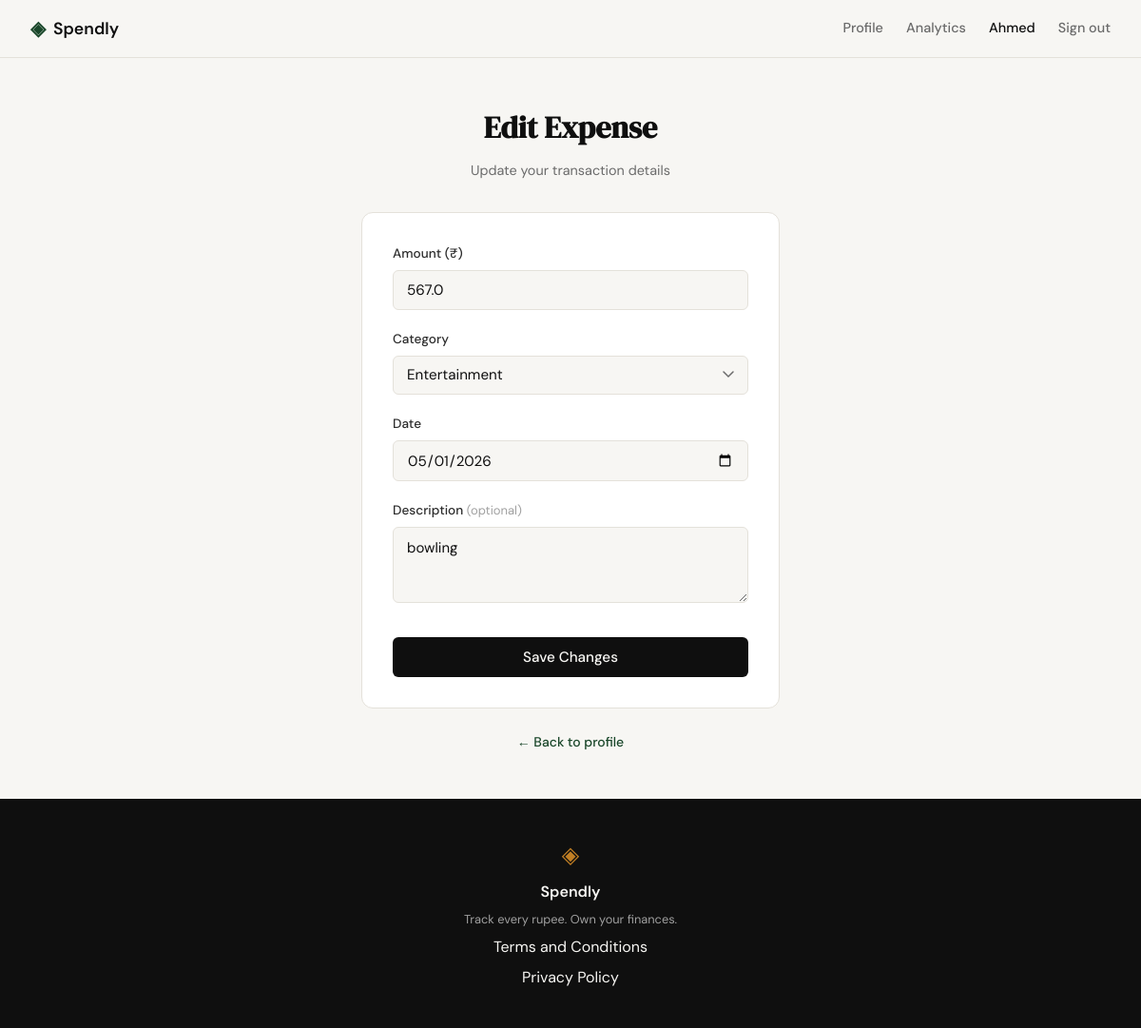
Before: /expenses/48/edit (signed in) with the older database file.
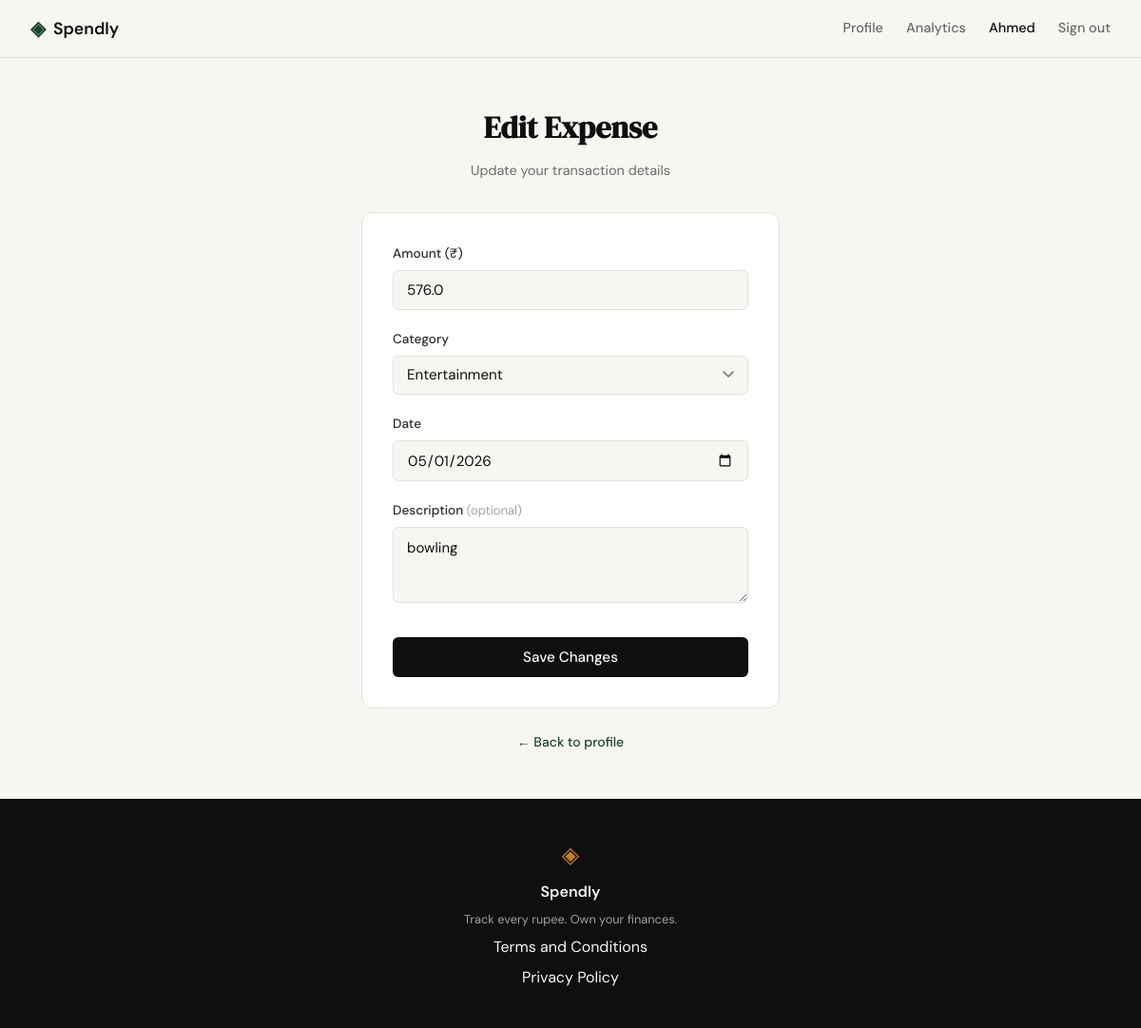
After: the same page with the newer database file.
### tables this page shows
CREATE TABLE expenses (
            id INTEGER PRIMARY KEY AUTOINCREMENT,
            user_id INTEGER NOT NULL REFERENCES users(id),
            amount REAL NOT NULL,
            category TEXT NOT NULL,
            date TEXT NOT NULL,
            description TEXT,
            created_at TEXT DEFAULT (datetime('now')));

### app.py (the view, shortened to what this page needs)
@app.route("/expenses/<int:id>/edit", methods=["GET", "POST"])
def edit_expense(id):
    if not session.get("user_id"):
        return redirect(url_for("login"))
    expense = get_expense_by_id(id, session["user_id"])
    if expense is None:
        abort(404)
    if request.method == "GET":
        return render_template(
            "edit_expense.html",
            expense=expense,
            categories=CATEGORIES,
            form={},
        )

### database/db.py (called while the page is built)
def get_db():
    conn = sqlite3.connect(DB_PATH)
    conn.row_factory = sqlite3.Row
    conn.execute("PRAGMA foreign_keys = ON")
    return conn

### database/queries.py (called while the page is built)
def get_expense_by_id(expense_id, user_id):
    conn = get_db()
    row = conn.execute(
        "SELECT id, amount, category, date, description "
        "FROM expenses WHERE id = ? AND user_id = ?",
        (expense_id, user_id),
    ).fetchone()
    conn.close()
    if row is None:
        return None
    return {
        "id": row["id"],
        "amount": row["amount"],
        "category": row["category"],
        "date": row["date"],
        "description": row["description"] or "",
    }

### templates/edit_expense.html (shortened to what this page needs)
{% extends "base.html" %}
{% block head %}
<link rel="stylesheet" href="{{ url_for('static', filename='css/add_expense.css') }}">
{% endblock %}
{% block content %}
<section class="auth-section">
    <div class="auth-container">
        <div class="auth-header">
            <h1 class="auth-title">Edit Expense</h1>
            <p class="auth-subtitle">Update your transaction details</p>
        </div>
        <div class="auth-card">
            <form method="POST" action="{{ url_for('edit_expense', id=expense.id) }}">
                <div class="form-group">
                    <label for="amount">Amount (₹)</label>
                    <input type="number" id="amount" name="amount"
                           class="form-input"
                           placeholder="0.00"
                           step="0.01" min="0.01"
                           value="{{ form.get('amount', expense.amount) }}"
                           required autofocus>
                </div>
                <div class="form-group">
                    <label for="category">Category</label>
                    {% set selected_cat = form.get('category', expense.category) %}
                    <select id="category" name="category" class="form-input form-select" required>
                        {% for c in categories %}
                        <option value="{{ c }}" {% if selected_cat == c %}selected{% endif %}>{{ c }}</option>
                        {% endfor %}
                    </select>
                </div>
                <div class="form-group">
                    <label for="date">Date</label>
                    <input type="date" id="date" name="date"
                           class="form-input"
                           value="{{ form.get('date', expense.date) }}"
                           required>
                </div>
                <div class="form-group">
                    <label for="description">Description <span class="field-optional">(optional)</span></label>
                    <textarea id="description" name="description"
                              class="form-input form-textarea"
                              placeholder="What was this for?"
                              maxlength="200">{{ form.get('description', expense.description) }}</textarea>
                </div>
                <button type="submit" class="btn-submit">Save Changes</button>
            </form>
        </div>
        <p class="auth-switch">
            <a href="{{ url_for('profile') }}">← Back to profile</a>
        </p>
    </div>
</section>
{% endblock %}

Changed rows visible on the page:
changed expenses "Entertainment": amount "567.0" → "576.0"
